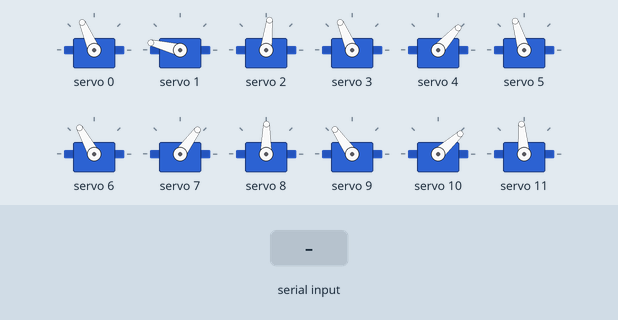
A sketch run on a simulated Arduino Uno, built with avr-gcc and run on an emulated ATmega328P. On the bench: 12 × servo. The test bench sets the inputs (shaded band). What the sketch prints to the serial monitor is not drawn.

Above: at 3.6 s.
3.7 s: "w" received over Serial
At 4.33 s:
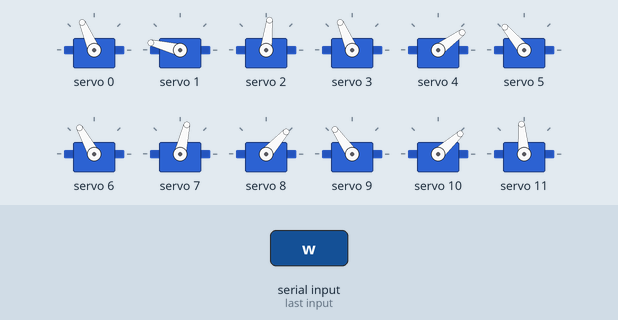
At 5.36 s:
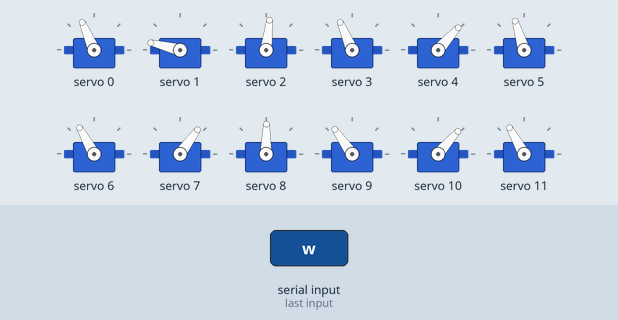
6.7 s: "a" received over Serial
9.7 s: "d" received over Serial
At 10.4 s:
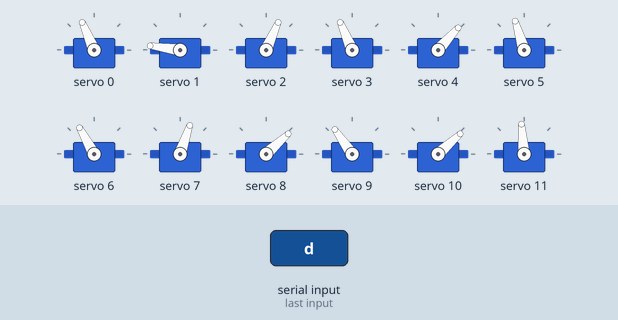
Timing chart, 0 to 18.7 s (numbered marks = the images above; inputs shaded):
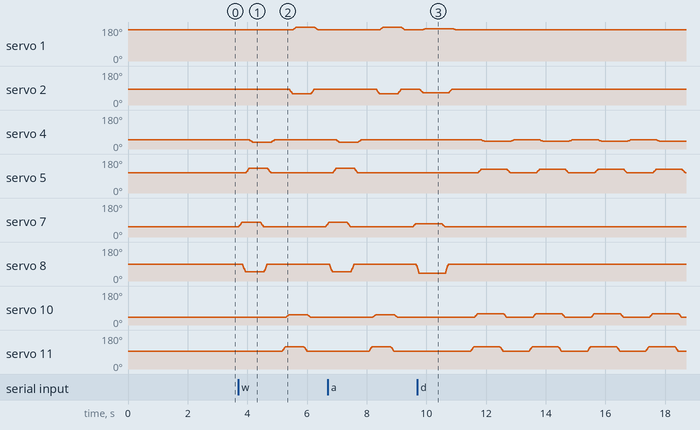

Measured:
- after the input at 3.7 s, servo 1: rises from 166° to 178° in 0.09 s, then falls to 166° in 0.73 s; servo 5: rises from 107° to 130° in 0.09 s, then falls to 107° in 0.73 s; servo 10: rises from 42° to 54° in 0.09 s, then falls to 42° in 0.73 s; servo 11: rises from 95° to 119° in 0.10 s, then falls to 95° in 0.73 s
- after the input at 9.7 s, servo 1: goes on until 11.0 s, then stays 166°; servo 2: goes on until 10.8 s, then stays 83°

The sketch:

_Serial_monitor_Walking_Code.ino
```cpp
#include <Wire.h>
#include <Adafruit_PWMServoDriver.h>

// Servo Driver
Adafruit_PWMServoDriver pwm = Adafruit_PWMServoDriver(0x40);
#define SERVOMIN 150
#define SERVOMAX 600

bool isWalking = false;
bool turningLeft = false;
bool turningRight = false;

// Servo Angles
int currentAngles[12] = {
  80, 125, 55,  // Left Back (Hip, Ankle, Shoulder)
  80,  25, 75,  // Right Back
  85,  30, 60,  // Left Front
  90,  20, 65   // Right Front
};

int neutralAngles[12] = {
  80, 125, 55,
  80,  25, 75,
  85,  30, 60,
  90,  20, 65
};

void moveSmooth(int servoNum, int targetAngle, int steps, int delayTime) {
  int startAngle = currentAngles[servoNum];
  for (int i = 0; i <= steps; i++) {
    int angle = map(i, 0, steps, startAngle, targetAngle);
    pwm.setPWM(servoNum, 0, map(angle, 0, 180, SERVOMIN, SERVOMAX));
    delay(delayTime);
  }
  currentAngles[servoNum] = targetAngle;
}

void standNeutral() {
  for (int i = 0; i < 12; i++) {
    moveSmooth(i, neutralAngles[i], 10, 10);
  }
}

void setup() {
  Serial.begin(9600);
  Wire.begin();
  pwm.begin();
  pwm.setPWMFreq(50);
  delay(1000);

  standNeutral();
  Serial.println("🟢 READY | Type: w = walk, a = left, d = right, s = stop");
}

void loop() {
  if (Serial.available()) {
    char command = Serial.read();
    command = tolower(command); // Normalize to lowercase

    if (command == 'w') {
      isWalking = true;
      turningLeft = false;
      turningRight = false;
      Serial.println("🚶 Walking...");
    } else if (command == 'a') {
      turningLeft = true;
      turningRight = false;
      isWalking = false;
      Serial.println("↩️ Turning Left...");
    } else if (command == 'd') {
      turningRight = true;
      turningLeft = false;
      isWalking = false;
      Serial.println("↪️ Turning Right...");
    } else if (command == 's') {
      isWalking = false;
      turningLeft = false;
      turningRight = false;
      Serial.println("🛑 Stopped. Resetting to neutral...");
      standNeutral();
    }
  }

  if (isWalking) {
    // Step 1: LF + RB
    moveSmooth(7, 50, 10, 10);
    moveSmooth(8, 25, 10, 10);
    moveSmooth(5, 95, 10, 10);
    moveSmooth(4, 15, 10, 10);
    delay(250);
    moveSmooth(7, neutralAngles[7], 10, 10);
    moveSmooth(8, neutralAngles[8], 10, 10);
    moveSmooth(5, neutralAngles[5], 10, 10);
    moveSmooth(4, neutralAngles[4], 10, 10);
    delay(250);

    // Step 2: RF + LB
    moveSmooth(11, 85, 10, 10);
    moveSmooth(10, 30, 10, 10);
    moveSmooth(2, 35, 10, 10);
    moveSmooth(1, 135, 10, 10);
    delay(250);
    moveSmooth(11, neutralAngles[11], 10, 10);
    moveSmooth(10, neutralAngles[10], 10, 10);
    moveSmooth(2, neutralAngles[2], 10, 10);
    moveSmooth(1, neutralAngles[1], 10, 10);
    delay(250);
  }

  if (turningLeft) {
    moveSmooth(7, 45, 10, 10);
    moveSmooth(8, 20, 10, 10);
    moveSmooth(2, 40, 10, 10);
    moveSmooth(1, 130, 10, 10);
    delay(500);
    moveSmooth(7, neutralAngles[7], 10, 10);
    moveSmooth(8, neutralAngles[8], 10, 10);
    moveSmooth(2, neutralAngles[2], 10, 10);
    moveSmooth(1, neutralAngles[1], 10, 10);
    delay(500);
  }

  if (turningRight) {
    moveSmooth(11, 85, 10, 10);
    moveSmooth(10, 35, 10, 10);
    moveSmooth(5, 90, 10, 10);
    moveSmooth(4, 20, 10, 10);
    delay(500);
    moveSmooth(11, neutralAngles[11], 10, 10);
    moveSmooth(10, neutralAngles[10], 10, 10);
    moveSmooth(5, neutralAngles[5], 10, 10);
    moveSmooth(4, neutralAngles[4], 10, 10);
    delay(500);
  }
}
```
